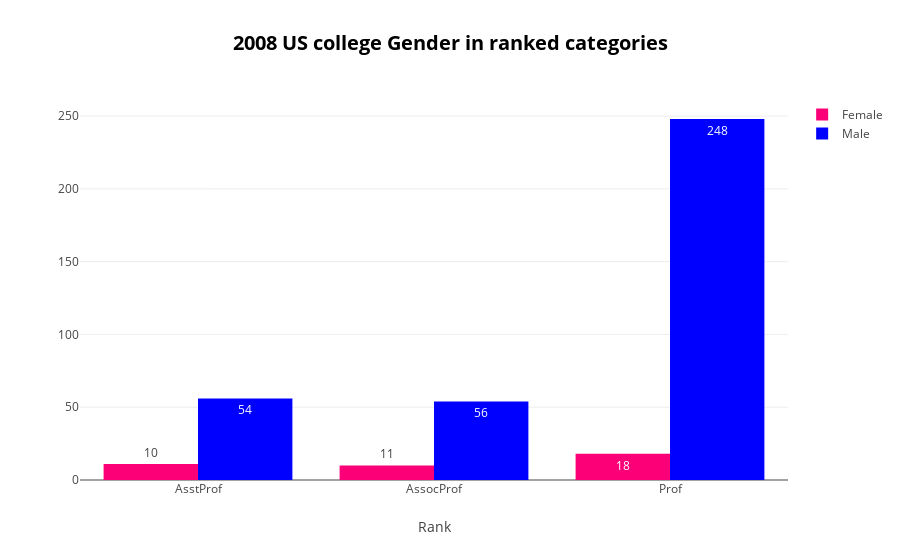

Notebook cell for this chart:
### Code cell
# upravit text position
academic_salary_groupby = academic_salary.groupby(['rank', 'sex']).size().unstack(level = 1)
df = academic_salary_groupby.iloc [[1,0,2]]

trace1 = go.Bar(
    x = df.index,
    y = df['Female'], 
    name = 'Female',
    marker = dict(
        color= 'rgb(252, 0, 120)'),
    text = academic_salary.groupby(['rank', 'sex']).size().unstack(level = 1)['Female'],
    textposition = 'auto')

trace2 = go.Bar(
    x = df.index,
    y = df['Male'], 
    name = 'Male',
    marker = dict(
        color= 'rgb(0, 0, 255)'),
    text = academic_salary.groupby(['rank', 'sex']).size().unstack(level = 1)['Male'],
    textposition = 'auto')



data = [trace1, trace2]

layout = go.Layout(
    title = '<b>2008 US college Gender in ranked categories</b>',
    titlefont = dict(
        size = 20, color ='black'),
    xaxis=dict(
        title="Rank"),
)
fig = dict(data=data, layout=layout)
py.offline.iplot(fig)

### Figure 1 — Plotly figure (JSON) as saved in the notebook; plotly's stock layout.template omitted (floating-point values rounded to 4 significant figures)
{"data": [{"marker": {"color": "rgb(252, 0, 120)"}, "name": "Female", "text": [10, 11, 18], "textposition": "auto", "type": "bar", "x": ["AsstProf", "AssocProf", "Prof"], "y": [11, 10, 18]}, {"marker": {"color": "rgb(0, 0, 255)"}, "name": "Male", "text": [54, 56, 248], "textposition": "auto", "type": "bar", "x": ["AsstProf", "AssocProf", "Prof"], "y": [56, 54, 248]}], "layout": {"title": "<b>2008 US college Gender in ranked categories</b>", "titlefont": {"color": "black", "size": 20}, "xaxis": {"title": "Rank"}}}
